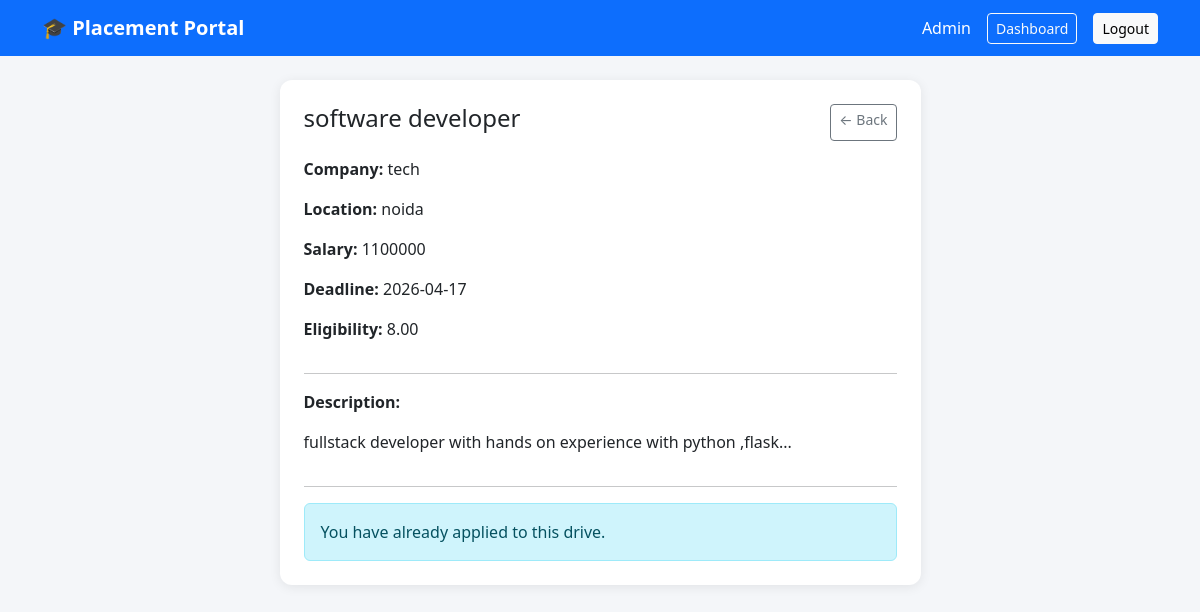
The page /student/drive/1 (signed in) on the database its author committed.
### models.py (models this page shows, shortened)
class Admin(UserMixin, db.Model):
    id       = db.Column(db.Integer,     primary_key=True)
    username = db.Column(db.String(50),  unique=True, nullable=False)
    email    = db.Column(db.String(120), unique=True, nullable=False)
    name     = db.Column(db.String(100), nullable=False)
    password = db.Column(db.String(256), nullable=False)
    role     = 'admin'

class PlacementDrive(db.Model):
    id          = db.Column(db.Integer,     primary_key=True)
    company_id  = db.Column(db.Integer,     db.ForeignKey('company.id'), nullable=False)
    job_title   = db.Column(db.String(150), nullable=False)
    description = db.Column(db.Text,        nullable=False)
    eligibility = db.Column(db.Text)
    salary      = db.Column(db.String(50))
    location    = db.Column(db.String(100))
    deadline    = db.Column(db.Date)
    status      = db.Column(db.String(20),  default='Pending')
    created_on  = db.Column(db.DateTime,    default=datetime.utcnow)
    applications = db.relationship('Application', backref='drive', lazy=True, cascade='all, delete-orphan')

class Company(UserMixin, db.Model):
    id             = db.Column(db.Integer,     primary_key=True)
    username       = db.Column(db.String(50),  unique=True, nullable=False)
    email          = db.Column(db.String(120), unique=True, nullable=False)
    name           = db.Column(db.String(150), nullable=False)
    hr_contact     = db.Column(db.String(100))
    phone          = db.Column(db.String(20))
    website        = db.Column(db.String(200))
    overview       = db.Column(db.Text)
    password       = db.Column(db.String(256), nullable=False)
    is_approved    = db.Column(db.Boolean, default=False)
    is_blacklisted = db.Column(db.Boolean, default=False)
    joined_on      = db.Column(db.DateTime, default=datetime.utcnow)
    role           = 'company'
    drives = db.relationship('PlacementDrive', backref='company', lazy=True, cascade='all, delete-orphan')

### routes/student.py (the view)
@student_bp.route('/drive/<int:id>')
@login_required
def view_drive(id):
    drive   = PlacementDrive.query.get_or_404(id)
    already = Application.query.filter_by(student_id=current_user.id, drive_id=id).first()
    return render_template('student/drive_detail.html', drive=drive, already_applied=already)

### extensions.py (called while the page is built)
@login_manager.user_loader
def load_user(user_id):
    from flask import session
    from models import Admin, Company, Student
    role = session.get('role')
    if role == 'admin':
        return Admin.query.get(int(user_id))
    if role == 'company':
        return Company.query.get(int(user_id))
    if role == 'student':
        return Student.query.get(int(user_id))

### templates/student/drive_detail.html (shortened to what this page needs)
{% extends 'base.html' %}
{% block content %}
<div class="row justify-content-center">
    <div class="col-md-7">
        <div class="card p-4">
            <div class="d-flex justify-content-between mb-3">
                <h4>{{ drive.job_title }}</h4>
                <a href="{{ url_for('student.dashboard') }}" class="btn btn-outline-secondary btn-sm">← Back</a>
            </div>
            <p><strong>Company:</strong> {{ drive.company.name }}</p>
            <p><strong>Location:</strong> {{ drive.location or '—' }}</p>
            <p><strong>Salary:</strong> {{ drive.salary or '—' }}</p>
            <p><strong>Deadline:</strong> {{ drive.deadline or 'Not specified' }}</p>
            <p><strong>Eligibility:</strong> {{ drive.eligibility or 'Open to all' }}</p>
            <hr>
            <p><strong>Description:</strong></p>
            <p>{{ drive.description }}</p>
            <hr>
            {% if already_applied %}
                <div class="alert alert-info mb-0">You have already applied to this drive.</div>
            {% else %}
                <a href="{{ url_for('student.apply', id=drive.id) }}" class="btn btn-success w-100">Apply Now</a>
            {% endif %}
        </div>
    </div>
</div>
{% endblock %}

### templates/base.html (shortened to what this page needs)
<!DOCTYPE html>
<html lang="en">
<head>
    <link href="https://cdn.jsdelivr.net/npm/bootstrap@5.3.0/dist/css/bootstrap.min.css" rel="stylesheet">
</head>
<body>
<nav class="navbar navbar-expand-lg navbar-dark bg-primary mb-4">
    <div class="container">
        <a class="navbar-brand" href="/">🎓 Placement Portal</a>
        <div class="ms-auto d-flex align-items-center gap-3">
            {% if current_user.is_authenticated %}
                <span class="text-white">{{ current_user.name }}</span>
                {% if current_user.role == 'admin' %}
                    <a href="{{ url_for('admin.dashboard') }}"   class="btn btn-outline-light btn-sm">Dashboard</a>
                {% elif current_user.role == 'company' %}
                    <a href="{{ url_for('company.dashboard') }}" class="btn btn-outline-light btn-sm">Dashboard</a>
                {% else %}
                    <a href="{{ url_for('student.dashboard') }}" class="btn btn-outline-light btn-sm">Dashboard</a>
                    <a href="{{ url_for('student.history') }}"   class="btn btn-outline-light btn-sm">History</a>
                {% endif %}
                <a href="{{ url_for('auth.logout') }}" class="btn btn-light btn-sm">Logout</a>
            {% else %}
                <a href="{{ url_for('auth.login') }}"    class="btn btn-outline-light btn-sm">Login</a>
                <a href="{{ url_for('auth.register') }}" class="btn btn-light btn-sm">Register</a>
            {% endif %}
        </div>
    </div>
</nav>
<div class="container">
    {% block content %}{% endblock %}
</div>
</body>
</html>

### templates/base.html (style rules this page uses)
body { background: #f4f6f9; }
.navbar-brand { font-weight: 700; }
.card { border: none; border-radius: 12px; box-shadow: 0 2px 12px rgba(0,0,0,0.08); }

### rows shown on the page
Admin: name "Admin"
PlacementDrive: job_title "software developer", location "noida", salary "1100000", deadline "2026-04-17", eligibility "8.00", description "fullstack developer with hands on experience with python ,flask..."
Company: company.name "tech"
